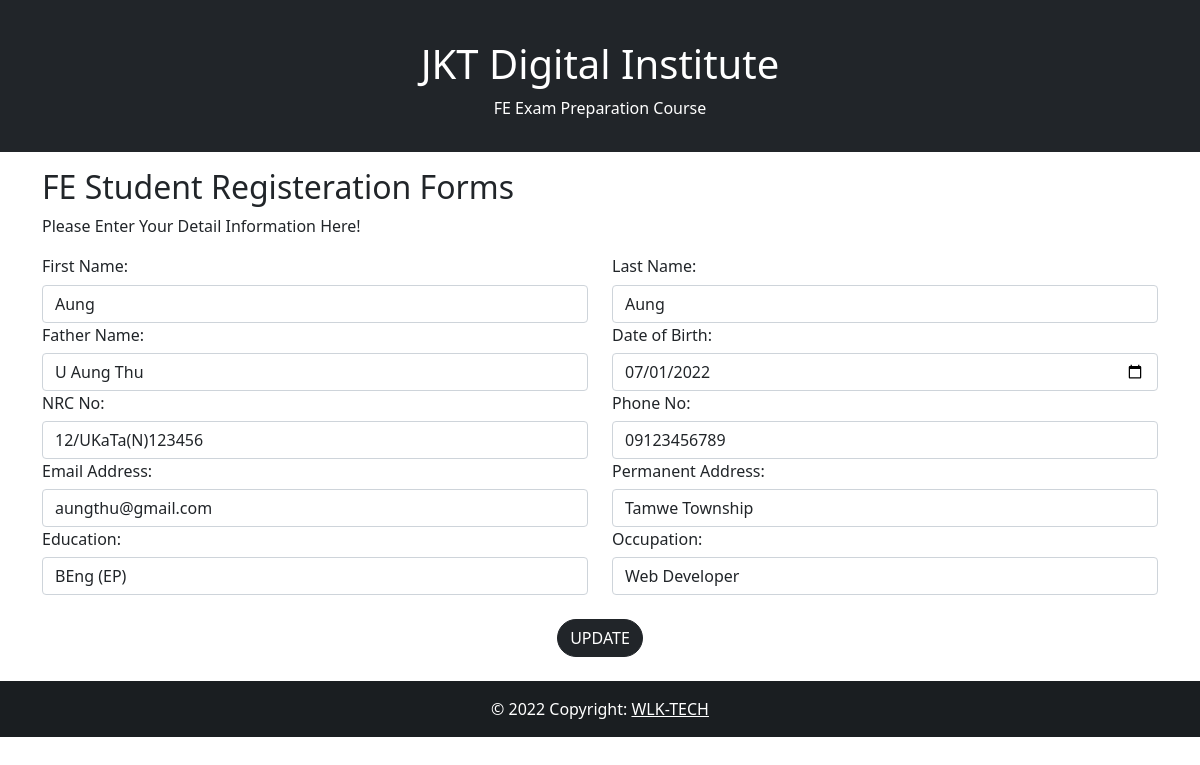
The app's page /list/update/4 with its own data.
### polls/models.py (models this page shows)
class Polls(models.Model):
  firstname = models.CharField(max_length=255)
  lastname = models.CharField(max_length=255)
  fathername = models.CharField(max_length=255)
  dateofbirth = models.CharField(max_length=255)
  nrcno = models.CharField(max_length=255)
  contactno = models.CharField(max_length=255)
  email = models.CharField(max_length=255)
  pAddress = models.CharField(max_length=255)
  edu = models.CharField(max_length=255)
  job = models.CharField(max_length=255)

### polls/views.py (the view)
# urls.py: path('list/update/<int:id>', views.update, name='update'),
def update(request, id):
  mypoll = Polls.objects.get(id=id)
  template = loader.get_template('update.html')
  context = {
    'mypoll': mypoll,
  }
  return HttpResponse(template.render(context, request))

### polls/templates/update.html (shortened to what this page needs)
<!DOCTYPE html>
<html lang="en">
<head>
    {% load static %}
      <link href="https://cdn.jsdelivr.net/npm/bootstrap@5.1.3/dist/css/bootstrap.min.css" rel="stylesheet">
      <link rel="stylesheet" type="text/css" href="{% static 'bootstrap.min.css' %}">
      <link rel="stylesheet" type="text/css" href="{% static 'bootstrap.bundle.min' %}">
</head>
<body>
{% block content %}
    <div class="container-fluid p-3 bg-dark text-white text-center">
        <h1>JKT Digital Institute</h1>
        <p>FE Exam Preparation Course</p>
      </div>
      <div class="container mt-3">
        <h2 class="">FE Student Registeration Forms</h2>
        <p>Please Enter Your Detail Information Here!</p>
        <form action="updaterecord/{{ mypoll.id }}" method="post">
          <div class="row">
            <div class="col">
              <label for=""><h6>First Name: </h6></label>
              <input type="text" class="form-control" placeholder="Enter First Name:" name="first" value="{{ mypoll.firstname }}">
            </div>
            <div class="col">
              <label for=""><h6>Last Name: </h6></label>
              <input type="text"  class="form-control" placeholder="Enter Last Name:" name="last1" value="{{ mypoll.lastname }}">
            </div>
          </div>
          <div class="row">
            <div class="col">
              <label for=""><h6>Father Name: </h6></label>
              <input type="text" class="form-control" placeholder="Enter Father Name:" name="father" value="{{ mypoll.fathername }}">
            </div>
            <div class="col">
              <label for=""><h6>Date of Birth: </h6></label>
              <input type="date" class="form-control" placeholder="Name" name="dob" value="{{ mypoll.dateofbirth }}">
            </div>
          </div>
          <div class="row">
            <div class="col">
              <label for=""><h6>NRC No: </h6></label>
              <input type="text" class="form-control" placeholder="Enter Your NRC No:" name="nrc" value="{{ mypoll.nrcno }}">
            </div>
            <div class="col">
              <label for=""><h6>Phone No: </h6></label>
              <input type="text" class="form-control" placeholder="Enter Your Phone Number: " name="contact" value="{{ mypoll.contactno }}">
            </div>
          </div>
          <div class="row">
            <div class="col">
              <label for=""><h6>Email Address: </h6></label>
              <input type="email" class="form-control" placeholder="Enter Your Email:" name="email" value="{{ mypoll.email }}">
            </div>
            <div class="col">
              <label for=""><h6>Permanent Address: </h6></label>
              <input type="text" class="form-control" placeholder="Enter Your Address:" name="address" value="{{ mypoll.pAddress }}">
            </div>
          </div>
          <div class="row">
            <div class="col">
              <label for=""><h6>Education: </h6></label>
              <input type="text" class="form-control" placeholder="Enter Your Education Level: " name="edu" value="{{ mypoll.edu }}">
            </div>
            <div class="col">
              <label for=""><h6>Occupation: </h6></label>
              <input type="text" class="form-control" placeholder="Enter Your Work: " name="job" value="{{ mypoll.job }}">
            </div>
          </div>
          <div class="row">
              <input class="btn btn-dark text-white mt-4 mb-4" type="submit" value="UPDATE">
          </div>
        </form>
      </div>
      <footer class="bg-dark text-center text-white">
        <div class="text-center p-3" style="background-color: rgba(0, 0, 0, 0.2);">
          © 2022 Copyright:
          <a class="text-white" href="https://wlktech.github.io/">WLK-TECH</a>
        </div>
      </footer>
{% endblock %}
</body>
</html>

### polls/templates/update.html (style rules this page uses)
.btn { width: auto; margin: auto; border-radius: 20px; }

### records on screen
Polls: first "Aung", last1 "Aung", father "U Aung Thu", dob "07/01/2022", nrc "12/UKaTa(N)123456", contact "09123456789", email "aungthu@gmail.com", address "Tamwe Township", edu "BEng (EP)", job "Web Developer"
